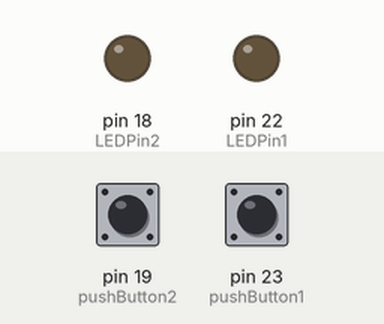
Recording of a sketch running on a simulated Arduino Mega 2560, built with avr-gcc and run on an emulated ATmega2560. Shown: output pins drawn as LEDs (lit = HIGH). The inputs (shaded band) are chosen by the test bench; at power-on: pin 19 (pushButton2) HIGH, pin 23 (pushButton1) HIGH.

Above: at 1.2 s.
1.3 s: pin 19 (pushButton2) pulled LOW for 0.15 s
At 2.3 s:
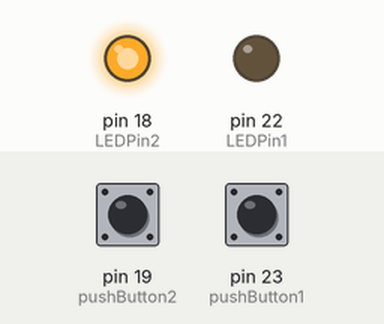
2.9 s: pin 19 (pushButton2) pulled LOW for 1 s
At 3.5 s:
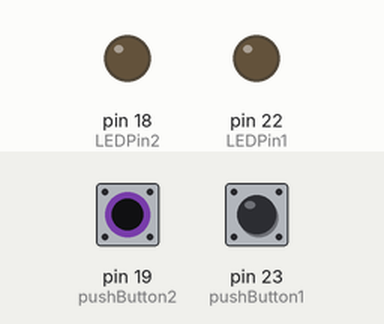
5.4 s: pin 23 (pushButton1) pulled LOW for 0.15 s
At 6.6 s:
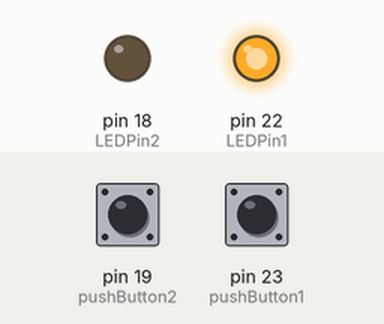
7.0 s: pin 23 (pushButton1) pulled LOW for 1 s
At 7.8 s:
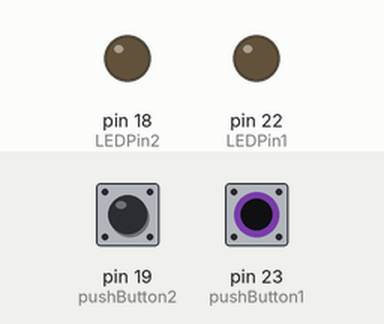
Timing chart, 0 to 10.0 s (numbered marks = the images above; inputs shaded):
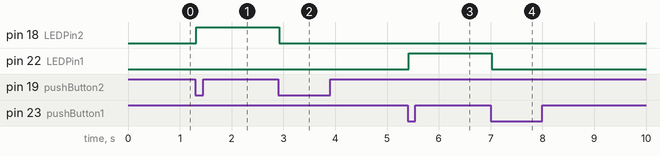

The sketch:

codeD101.ino
```cpp
#define pushButton1 23
#define pushButton2 19
#define LEDPin1 22
#define LEDPin2 18
int buttonState = 0;
void setup() {
  Serial.begin(115200);
  pinMode(pushButton1, INPUT_PULLUP);
  pinMode(pushButton2, INPUT_PULLUP);
  pinMode(LEDPin1, OUTPUT);
  pinMode(LEDPin2, OUTPUT);
}
void loop() {
  if (digitalRead(pushButton1) == LOW) {
    delay(20);
    buttonState = 1 - buttonState;
    digitalWrite(LEDPin1, buttonState);
    while (digitalRead(pushButton1) == LOW);
    delay(20);
  }else if (digitalRead(pushButton2) == LOW) {
    delay(20);
    buttonState = 1 - buttonState;
    digitalWrite(LEDPin2, buttonState);
    while (digitalRead(pushButton2) == LOW);
    delay(20);
  }
}
```

Measured:
- after the input at 1.3 s, pin 18 (LEDPin2): LOW → HIGH at once
- after the input at 2.9 s, pin 18 (LEDPin2): HIGH → LOW at once
- after the input at 5.4 s, pin 22 (LEDPin1): LOW → HIGH at once
- after the input at 7.0 s, pin 22 (LEDPin1): HIGH → LOW at once
